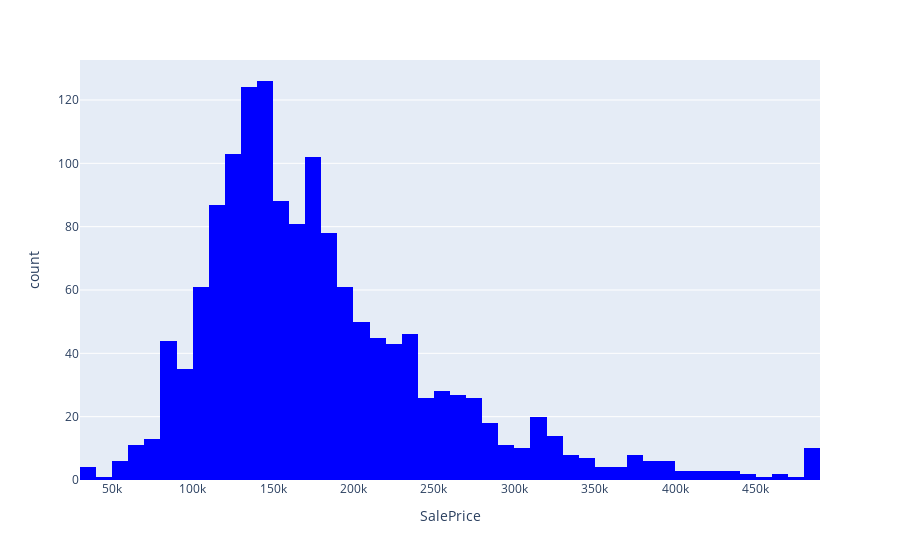

Source (notebook cell):
### Code cell
px.histogram(df, x="SalePrice", color_discrete_sequence=cm)

### Figure 1 — Plotly figure (JSON) as saved in the notebook; plotly's stock layout.template omitted (floating-point values rounded to 4 significant figures; data arrays with more than 128 entries replaced by an {"elided": "..."} marker saying what was removed)
{"data": [{"alignmentgroup": "True", "bingroup": "x", "hovertemplate": "SalePrice=%{x}<br>count=%{y}<extra></extra>", "legendgroup": "", "marker": {"color": "rgb(0,0,255)", "pattern": {"shape": ""}}, "name": "", "offsetgroup": "", "orientation": "v", "showlegend": false, "type": "histogram", "x": {"elided": "2919 int values"}, "xaxis": "x", "yaxis": "y"}], "layout": {"barmode": "relative", "legend": {"tracegroupgap": 0}, "margin": {"t": 60}, "xaxis": {"anchor": "y", "domain": [0, 1], "title": {"text": "SalePrice"}}, "yaxis": {"anchor": "x", "domain": [0, 1], "title": {"text": "count"}}}}
